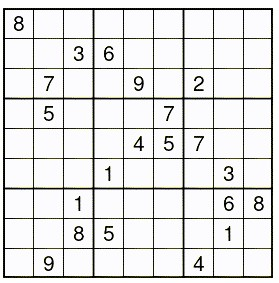
#> input picture old/sudoku.jpg, 279 x 283 px
$ jupyter execute --allow-errors verify_pipeline.ipynb
#> lines starting #> are read from the running program, lines starting #| are printed output that depends on the picture; after the words box and inside, x2 and y2 are one past the last pixel; in counts of white or black regions, pixels touching at a corner belong together
### sudoku_solver/grid_detection.py
"""スマホ写真から数独の盤面（9x9グリッド）を検出し、正面ビューに補正する。

old/sudoku-test.ipynb のプロトタイプを土台に、以下の点を堅牢化している:
- RETR_EXTERNAL だけでなく RETR_LIST も候補にし、面積・正方形らしさでフィルタする
- approxPolyDP が厳密に4頂点へ収束しない場合は minAreaRect でフォールバックする
- 輪郭ベースの検出が失敗した場合、Hough変換で検出した直線群から盤面の外接矩形を推定する
  （minAreaRectで囲むため回転にも対応できる。輪郭が崩れやすい低コントラストな写真向けのフォールバック）
"""

import cv2
import numpy as np


class GridNotFoundError(RuntimeError):
    """画像から数独の盤面らしき四角形が見つからなかった場合に送出する。"""


def preprocess_image(image: np.ndarray) -> np.ndarray:
    """グレースケール画像から二値化画像を作る。image はグレースケール1chを想定。"""
    blurred = cv2.GaussianBlur(image, (5, 5), 0)
    return cv2.adaptiveThreshold(
        blurred, 255, cv2.ADAPTIVE_THRESH_GAUSSIAN_C, cv2.THRESH_BINARY, 11, 2
    )


def order_points(pts: np.ndarray) -> np.ndarray:
    """4頂点を [左上, 右上, 左下, 右下] の順に並べ替える。"""
    rect = np.zeros((4, 2), dtype="float32")

    s = pts.sum(axis=1)
    rect[0] = pts[np.argmin(s)]
    rect[3] = pts[np.argmax(s)]

    diff = np.diff(pts, axis=1)
    rect[1] = pts[np.argmin(diff)]
    rect[2] = pts[np.argmax(diff)]

    return rect


def _quad_aspect_ratio(rect: np.ndarray) -> float:
    """order_points 済みの4頂点から縦横比 (幅/高さ) を計算する。"""
    top_left, top_right, bottom_left, bottom_right = rect
    width = (np.linalg.norm(top_right - top_left) + np.linalg.norm(bottom_right - bottom_left)) / 2
    height = (np.linalg.norm(bottom_left - top_left) + np.linalg.norm(bottom_right - top_right)) / 2
    if height == 0:
        return 0.0
    return width / height


def _bbox_ink_ratio(binary_image: np.ndarray, rect: np.ndarray) -> float:
    """候補領域（軸並行外接矩形でクロップ）内の黒画素（インク）比率を計算する。"""
    x, y, w, h = cv2.boundingRect(rect.astype(np.int32))
    x, y = max(x, 0), max(y, 0)
    crop = binary_image[y:y + h, x:x + w]
    if crop.size == 0:
        return 0.0
    return float(np.count_nonzero(crop == 0)) / crop.size


def _find_grid_corners_contour(
    binary_image: np.ndarray,
    min_area_ratio: float,
    max_aspect_deviation: float,
) -> np.ndarray | None:
    """輪郭ベースの検出。見つからない場合は None を返す（例外は上位で判断する）。

    候補の採用は面積の大きさではなく、インク密度（黒画素比率）の高さで決める。
    背景と盤面の白マスが同じ明度に二値化されると、盤面+周囲の余白を含む
    「白い塊」の外周が最大面積の輪郭になってしまうことがあるが、そちらは
    余白で薄まってインク密度が低いため、密度基準なら正しく盤面自体を選べる。
    """
    image_area = binary_image.shape[0] * binary_image.shape[1]
    contours, _ = cv2.findContours(binary_image, cv2.RETR_LIST, cv2.CHAIN_APPROX_SIMPLE)

    candidates = []
    for contour in contours:
        area = cv2.contourArea(contour)
        if area < image_area * min_area_ratio:
            continue

        hull = cv2.convexHull(contour)
        peri = cv2.arcLength(hull, True)
        approx = cv2.approxPolyDP(hull, 0.02 * peri, True)

        if len(approx) == 4:
            pts = approx.reshape(4, 2).astype("float32")
        else:
            # 頂点数がぴったり4に収束しない場合は、外接する最小回転矩形で近似する
            rotated = cv2.minAreaRect(hull)
            pts = cv2.boxPoints(rotated).astype("float32")

        rect = order_points(pts)
        aspect = _quad_aspect_ratio(rect)
        if aspect == 0 or abs(aspect - 1.0) > max_aspect_deviation:
            continue

        candidates.append((_bbox_ink_ratio(binary_image, rect), rect))

    if not candidates:
        return None

    candidates.sort(key=lambda c: c[0], reverse=True)
    return candidates[0][1]


# [24 lines left out: function _find_grid_corners_hough, not called in this run]


def _has_min_ink_ratio(binary_image: np.ndarray, rect: np.ndarray, min_ink_ratio: float) -> bool:
    """候補領域の内部に、グリッド線や数字（黒画素）が最低限含まれているかを確認する。

    真っ白な紙や壁のような「四角いが中身が何もない」領域を盤面と誤検出するのを防ぐ。
    binary_image は preprocess_image の出力（THRESH_BINARY）で、黒(0)がインク部分。
    """
    return _bbox_ink_ratio(binary_image, rect) >= min_ink_ratio


def find_grid_corners(
    gray_image: np.ndarray,
    binary_image: np.ndarray,
    min_area_ratio: float = 0.15,
    max_aspect_deviation: float = 0.25,
    min_ink_ratio: float = 0.01,
) -> np.ndarray:
    """グレースケール画像から数独盤面と思われる四角形の4頂点を返す（order_points済み）。

    まず輪郭ベースの検出を試み、失敗した場合はHough変換によるフォールバックを試す。
    どちらの経路で見つかった候補も、縦横比とインク量（グリッド線・数字の有無）で最終検証する。

    min_area_ratio: 画像全体に対する最小面積比。これより小さい輪郭は候補から除外する。
    max_aspect_deviation: 縦横比1.0からの許容ずれ。数独盤面はほぼ正方形であるという前提。
    min_ink_ratio: 候補領域内に必要な最低限の黒画素比率。真っ白な領域の誤検出を防ぐ。
    """
    rect = _find_grid_corners_contour(binary_image, min_area_ratio, max_aspect_deviation)

    if rect is None:
        hough_rect = _find_grid_corners_hough(gray_image)
        if hough_rect is not None:
            aspect = _quad_aspect_ratio(hough_rect)
            if aspect != 0 and abs(aspect - 1.0) <= max_aspect_deviation:
                rect = hough_rect

    if rect is not None and _has_min_ink_ratio(binary_image, rect, min_ink_ratio):
        return rect

    raise GridNotFoundError(
        "数独の盤面らしき四角形が見つかりませんでした（輪郭・Hough変換のいずれでも検出失敗）。"
        "min_area_ratio / max_aspect_deviation / min_ink_ratio の調整、または撮影条件の見直しが必要です。"
    )


def warp_to_square(image: np.ndarray, rect: np.ndarray) -> np.ndarray:
    """order_points済みの4頂点を使って正面ビューへ透視変換する。"""
    top_left, top_right, bottom_left, bottom_right = rect
    side = max(
        np.linalg.norm(top_left - bottom_right),
        np.linalg.norm(top_right - bottom_left),
    )
    if side < 10:
        raise GridNotFoundError(f"検出された盤面サイズが小さすぎます（side={side:.1f}px）。")

    dst = np.array(
        [[0, 0], [side - 1, 0], [0, side - 1], [side - 1, side - 1]], dtype="float32"
    )
    matrix = cv2.getPerspectiveTransform(rect, dst)
    return cv2.warpPerspective(image, matrix, (int(side), int(side)))


def detect_grid_from_gray(gray_image: np.ndarray) -> tuple[np.ndarray, np.ndarray]:
    """グレースケール画像（numpy配列）から数独盤面を検出し、正面ビューに補正した画像と4頂点を返す。

    合成テストなど、ファイルを経由せずメモリ上の画像を直接検証したい場合に使う。
    """
    binary = preprocess_image(gray_image)
    rect = find_grid_corners(gray_image, binary)
    warped = warp_to_square(gray_image, rect)
    return warped, rect


def detect_grid(image_path: str) -> tuple[np.ndarray, np.ndarray]:
    """画像ファイルから数独盤面を検出し、正面ビューに補正した画像と4頂点を返す。"""
    img = cv2.imread(image_path, cv2.IMREAD_GRAYSCALE)
    if img is None:
        raise FileNotFoundError(f"画像の読み込みに失敗しました: {image_path}")

    return detect_grid_from_gray(img)

### sudoku_solver/cells.py
"""正面ビューに補正した盤面画像を9x9のセルに分割し、空白セルを判定する。"""

import cv2
import numpy as np


def split_into_cells(warped_image: np.ndarray) -> list[list[np.ndarray]]:
    """warped_image（正方形の盤面画像）を9x9のセル画像のリストに分割する。"""
    size = warped_image.shape[0]
    cell_size = size // 9

    rows = []
    for i in range(9):
        row = []
        for j in range(9):
            y, x = i * cell_size, j * cell_size
            row.append(warped_image[y:y + cell_size, x:x + cell_size])
        rows.append(row)
    return rows


def remove_border(cell: np.ndarray, border_ratio: float = 0.12) -> np.ndarray:
    """セルの外周を固定比率で切り落とす（罫線が薄い場合の簡易フォールバック用）。"""
    h, w = cell.shape[:2]
    by, bx = int(h * border_ratio), int(w * border_ratio)
    return cell[by:h - by, bx:w - bx]


def remove_grid_lines(cell: np.ndarray, brightness_threshold: int = 200) -> np.ndarray:
    """セル四辺から内側へスキャンし、辺に接する暗い画素（グリッド線）を白く塗りつぶす。

    盤面の外枠は3x3ブロックの内側の罫線より太く描かれることが多く、
    remove_border のような固定比率のクロップでは太い外枠を除去しきれないことがある。
    この関数は罫線の太さに関わらず、各辺から連続する暗い画素だけを消していく。
    """
    result = cell.copy()
    h, w = result.shape[:2]

    for x in range(w):
        y = 0
        while y < h and result[y, x] < brightness_threshold:
            result[y, x] = 255
            y += 1
        y = h - 1
        while y >= 0 and result[y, x] < brightness_threshold:
            result[y, x] = 255
            y -= 1

    for y in range(h):
        x = 0
        while x < w and result[y, x] < brightness_threshold:
            result[y, x] = 255
            x += 1
        x = w - 1
        while x >= 0 and result[y, x] < brightness_threshold:
            result[y, x] = 255
            x -= 1

    return result


def is_blank_cell(
    cell: np.ndarray,
    darkness_threshold: int = 150,
    dark_pixel_ratio_threshold: float = 0.03,
) -> bool:
    """セルが空白（数字が書かれていない）かどうかを暗画素の比率で判定する。

    Otsu二値化は「ほぼ均一に明るいだけ」の空白セルに対しても無理に閾値を作ってしまい、
    JPEGノイズなどのわずかな暗みを誤って前景と判定しがちなので、固定の明度閾値を使う。
    グリッド線の写り込みを避けるため、判定前に remove_grid_lines と外周クロップを適用する。
    """
    cleaned = remove_border(remove_grid_lines(cell))
    if cleaned.size == 0:
        return True

    dark_ratio = float(np.count_nonzero(cleaned < darkness_threshold)) / cleaned.size
    return dark_ratio < dark_pixel_ratio_threshold

### sudoku_solver/digit_recognition.py
"""セル画像から数字（1〜9）を認識する。

old/sudoku-test.ipynb での検証により EasyOCR 単体は精度が低いと判明しているため、
まずは pytesseract（--psm 10: 単一文字モード）を採用する。
グリッド線の写り込みは cells.remove_border で事前に切り落とす前提。
"""

import cv2
import numpy as np
import pytesseract

from sudoku_solver.cells import remove_border, remove_grid_lines

_TESSERACT_CONFIG = "--psm 10 -c tessedit_char_whitelist=123456789"


def recognize_digit(cell: np.ndarray) -> int:
    """セル画像から数字を1つ認識する。読み取れない場合は0（空白）を返す。"""
    inner = remove_border(remove_grid_lines(cell))
    if inner.size == 0:
        return 0

    resized = cv2.resize(inner, (56, 56), interpolation=cv2.INTER_CUBIC)
    _, thresh = cv2.threshold(resized, 0, 255, cv2.THRESH_BINARY + cv2.THRESH_OTSU)
    padded = cv2.copyMakeBorder(thresh, 20, 20, 20, 20, cv2.BORDER_CONSTANT, value=255)

    text = pytesseract.image_to_string(padded, config=_TESSERACT_CONFIG).strip()
    return int(text) if len(text) == 1 and text.isdigit() and text != "0" else 0


def recognize_grid(cell_rows: list[list[np.ndarray]], is_blank) -> list[list[int]]:
    """9x9のセル画像から数独盤面（2次元リスト、空白は0）を認識する。

    is_blank: cell画像を受け取り空白かどうかを返す関数（cells.is_blank_cellを想定）。
    """
    grid = [[0] * 9 for _ in range(9)]
    for i, row in enumerate(cell_rows):
        for j, cell in enumerate(row):
            if is_blank(cell):
                continue
            grid[i][j] = recognize_digit(cell)
    return grid

### sudoku_solver/pipeline.py
"""写真ファイルから数独盤面（9x9の2次元リスト）を読み取り、解くエンドツーエンドの処理。"""

from sudoku_solver.cells import is_blank_cell, split_into_cells
from sudoku_solver.digit_recognition import recognize_grid
from sudoku_solver.grid_detection import detect_grid
from sudoku_solver.solver import solve_board


class UnsolvableGridError(RuntimeError):
    """認識した盤面が数独として無効、または解が存在しない場合に送出する。"""


def read_sudoku_from_image(image_path: str) -> list[list[int]]:
    """画像ファイルから数独盤面を読み取り、9x9の2次元リスト（空白は0）を返す。"""
    warped, _rect = detect_grid(image_path)
    cell_rows = split_into_cells(warped)
    return recognize_grid(cell_rows, is_blank_cell)


def solve_sudoku_from_image(image_path: str) -> list[list[int]]:
    """画像ファイルから数独盤面を読み取り、解いた9x9の2次元リストを返す。

    読み取った盤面が矛盾している（OCRの誤読など）か、解が存在しない場合は
    UnsolvableGridError を送出する。
    """
    grid = read_sudoku_from_image(image_path)
    solved = solve_board(grid)
    if solved is None:
        raise UnsolvableGridError(
            "読み取った盤面が無効か、解が存在しません。数字認識の誤りの可能性があります。"
        )
    return solved

### tests/synthetic.py
"""実写真1枚から「余白のある写真らしい画像」を合成するヘルパー。

盤面画像を大きめのキャンバスに貼り付け、回転・ノイズ・明るさ変化を加えることで、
実際のスマホ写真を用意しなくてもグリッド検出の頑健性をある程度検証できるようにする。
"""

import cv2
import numpy as np

from sudoku_solver.grid_detection import order_points


def make_photo_like(
    board_gray: np.ndarray,
    canvas_size: int = 600,
    angle_deg: float = 0,
    noise_sigma: float = 0,
    brightness_shift: int = 0,
    background: int = 220,
) -> tuple[np.ndarray, np.ndarray]:
    """盤面画像を余白付きキャンバスに貼り付け、回転・ノイズ・明るさ変化を加える。

    戻り値は (合成画像, 貼り付けた盤面の正解4頂点[order_points済み]) のタプル。
    正解4頂点は、貼り付け位置に回転と同じアフィン変換を適用して計算する。
    """
    h, w = board_gray.shape
    canvas = np.full((canvas_size, canvas_size), background, dtype=np.uint8)
    offset_x, offset_y = (canvas_size - w) // 2, (canvas_size - h) // 2
    canvas[offset_y:offset_y + h, offset_x:offset_x + w] = board_gray

    corners = np.array(
        [
            [offset_x, offset_y],
            [offset_x + w, offset_y],
            [offset_x, offset_y + h],
            [offset_x + w, offset_y + h],
        ],
        dtype=np.float32,
    )

    center = (canvas_size / 2, canvas_size / 2)
    matrix = cv2.getRotationMatrix2D(center, angle_deg, 1.0)
    rotated_img = cv2.warpAffine(
        canvas, matrix, (canvas_size, canvas_size), borderValue=background
    )

    ones = np.ones((4, 1), dtype=np.float32)
    pts_homogeneous = np.hstack([corners, ones])
    rotated_corners = (matrix @ pts_homogeneous.T).T

    result = rotated_img.astype(np.float32)
    if noise_sigma > 0:
        result += np.random.default_rng(0).normal(0, noise_sigma, result.shape)
    if brightness_shift != 0:
        result += brightness_shift
    result = np.clip(result, 0, 255).astype(np.uint8)

    return result, order_points(rotated_corners.astype(np.float32))


def corner_error(rect_a: np.ndarray, rect_b: np.ndarray) -> float:
    """order_points済みの2つの4頂点集合について、対応点間の平均距離を返す。"""
    return float(np.mean(np.linalg.norm(rect_a - rect_b, axis=1)))

### verify_pipeline.ipynb
# sudoku_solver パイプライン動作確認

`sudoku_solver` パッケージ（グリッド検出 → セル分割/空白判定 → 数字認識 → ソルバー）が
一連の流れとして動作することを、`old/sudoku.jpg` を使って目視確認するためのノートブック。

各モジュールの詳細な自動テストは `tests/` にある。ここでは中間結果を画像・テキストで
可視化し、「実際に動いているか」を素早く確認することを目的とする。

[cell 1]
import cv2
import matplotlib.pyplot as plt
import numpy as np

from sudoku_solver.cells import is_blank_cell, split_into_cells
from sudoku_solver.digit_recognition import recognize_digit, recognize_grid
from sudoku_solver.grid_detection import detect_grid
from sudoku_solver.pipeline import UnsolvableGridError, solve_sudoku_from_image
from sudoku_solver.solver import solve_board

SAMPLE_IMAGE = "old/sudoku.jpg"

# [6 lines left out: function show, not called in this run]

def print_grid(grid):
    for row in grid:
        print(" ".join(str(v) if v else "." for v in row))

## 1. グリッド検出

`detect_grid` が盤面の4頂点を検出し、正面ビューに透視変換できているかを確認する。

[cell 2]
warped, rect = detect_grid(SAMPLE_IMAGE)
#> in preprocess_image, `blurred = cv2.GaussianBlur(image, (5, 5), 0)`:
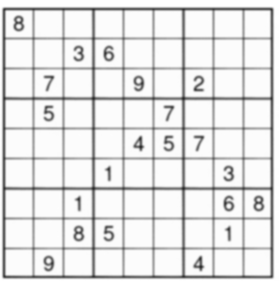
#> blurred: shape (283, 279); min 41, max 255, mean 227.1
#> in preprocess_image, `return cv2.adaptiveThreshold( blurred, 255, cv2.ADAPTIVE_THRESH_GAUSSI..`:
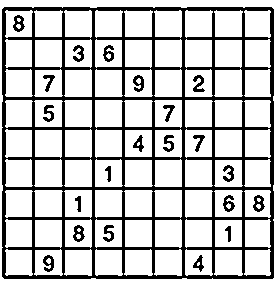
#> returned value: shape (283, 279); 77.2% white; 22 black regions
#> in _find_grid_corners_contour, `contours, _ = cv2.findContours(binary_image, cv2.RETR_LIST, cv2.CHAIN_..`: contours = 116 contours, 12 with area under 20; largest, box (x1, y1, x2, y2) and area: (0, 0, 279, 283) 78396, (1, 6, 275, 280) 74454, (155, 219, 182, 248) 679, (95, 159, 123, 187) 679, (34, 159, 63, 187) 679
#> the loop in _find_grid_corners_contour, `for contour in contours:` made 116 passes
#> (area, peri, pts) on passes 115 to 116: (74454.5, 1085.6, [[4, 6], [274, 9], [272, 279], [1, 276]]), (78396, 1120, [[278, 0], [278, 282], [0, 282], [0, 0]])
#> after the loop in _find_grid_corners_contour, `for contour in contours:`: candidates = [(0.239, [[4, 6], [274, 9], [1, 276], [272, 279]]), (0.228, [[0, 0], [278, 0], [0, 282], [278, 282]])]
#> in find_grid_corners, `rect = _find_grid_corners_contour(binary_image, min_area_ratio, max_as..`: rect = [[4, 6], [274, 9], [1, 276], [272, 279]]
#> in _bbox_ink_ratio (call 3), `x, y, w, h = cv2.boundingRect(rect.astype(np.int32))`: x = 1; y = 6; w = 274
#> in _bbox_ink_ratio (call 3), `crop = binary_image[y:y + h, x:x + w]`:
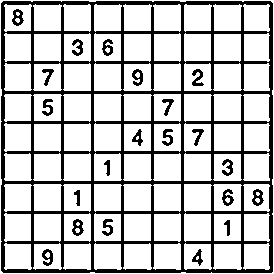
#> crop: shape (274, 274); 76.1% white; 22 black regions, largest, box (x1, y1, x2, y2) and area: (1, 1, 273, 273) 15966, (72, 219, 84, 236) 115, (12, 9, 24, 26) 114
#> in detect_grid_from_gray, `rect = find_grid_corners(gray_image, binary)`: rect = [[4, 6], [274, 9], [1, 276], [272, 279]]
#> in warp_to_square, `top_left, top_right, bottom_left, bottom_right = rect`: top_left = [4, 6]; top_right = [274, 9]; bottom_left = [1, 276]; bottom_right = [272, 279]
#> in warp_to_square, `side = max( np.linalg.norm(top_left - bottom_right), np.linalg.norm(to..`: side = 382.6
#> in warp_to_square, `dst = np.array( [[0, 0], [side - 1, 0], [0, side - 1], [side - 1, side..`: dst = [[0, 0], [381.6, 0], [0, 381.6], [381.6, 381.6]]
#> in warp_to_square, `matrix = cv2.getPerspectiveTransform(rect, dst)`: matrix = [[1.41, 0.0157, -5.75], [-0.0158, 1.42, -8.45], [-3.04e-07, 1.37e-05, 1]]
#> in warp_to_square, `return cv2.warpPerspective(image, matrix, (int(side), int(side)))`:
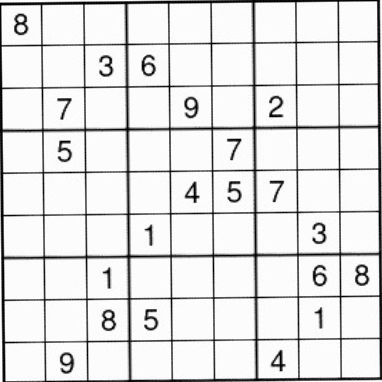
#> returned value: shape (382, 382); min 0, max 255, mean 225.8
#> rect = [[4, 6], [274, 9], [1, 276], [272, 279]]

original = cv2.imread(SAMPLE_IMAGE)
#> original is the input picture: shape (283, 279, 3); mean B, G, R 226.6, 227.2, 227.2
overlay = original.copy()
cv2.polylines(overlay, [rect.astype(int)[[0, 1, 3, 2]]], True, (0, 0, 255), 2)
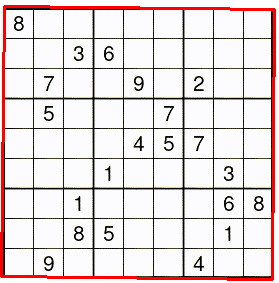
#> overlay: shape (283, 279, 3); 4.1% of pixels changed, all inside (x1, y1, x2, y2) = (0, 5, 276, 281)

plt.figure(figsize=(8, 4))
plt.subplot(1, 2, 1)
plt.imshow(cv2.cvtColor(overlay, cv2.COLOR_BGR2RGB))
plt.title("検出した4頂点（赤枠）")
plt.axis("off")
plt.subplot(1, 2, 2)
plt.imshow(warped, cmap="gray")
plt.title(f"正面ビューに補正後 {warped.shape}")
plt.axis("off")
plt.show()
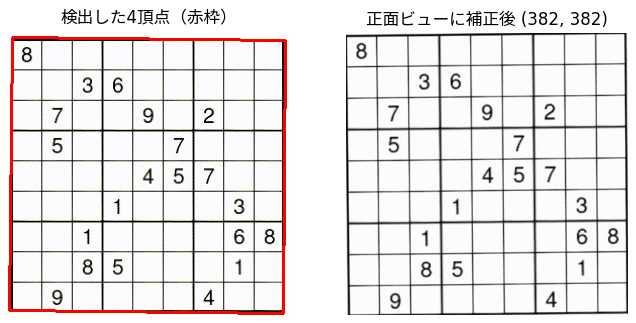
#> figure drawn by matplotlib, 2 panels

## 2. セル分割・空白判定

9x9に分割し、各セルが空白かどうかを判定する。`.`が空白判定されたセル。

[cell 3]
cell_rows = split_into_cells(warped)
#> after the loop in split_into_cells, `for i in range(9):`: rows = 9 items
#> cell_rows = 9 items
blank_mask = [[is_blank_cell(cell_rows[i][j]) for j in range(9)] for i in range(9)]
#> after the loop in remove_grid_lines, `for x in range(w):`:
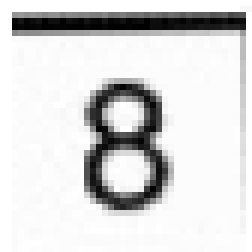
#> result: shape (42, 42) (shown 6 times larger); min 0, max 255, mean 216.8
#> in remove_border, `h, w = cell.shape[:2]`: h = 42
#> in remove_border, `by, bx = int(h * border_ratio), int(w * border_ratio)`: by = 5
#> in is_blank_cell, `dark_ratio = float(np.count_nonzero(cleaned < darkness_threshold)) / c..`: dark_ratio = 0.16
#> call 2 of remove_border, with border_ratio = 0.12
#> in remove_border (call 2), `return cell[by:h - by, bx:w - bx]`:
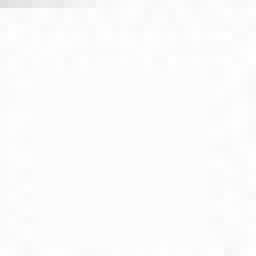
#> returned value: shape (32, 32) (shown 8 times larger); min 223, max 255, mean 251.7
#> after the loop in remove_grid_lines (call 12), `for x in range(w):`:
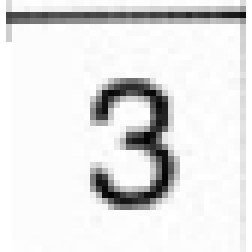
#> result: shape (42, 42) (shown 6 times larger); min 0, max 255, mean 227.9
#> after the loop in remove_grid_lines (call 13), `for y in range(h):`:
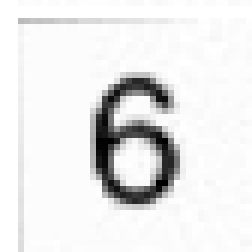
#> result: shape (42, 42) (shown 6 times larger); min 0, max 255, mean 233.2

for row in blank_mask:
    print(" ".join("." if b else "#" for b in row))
#> this loop made 9 passes
#> (printed output is left out)

fig, axes = plt.subplots(9, 9, figsize=(6, 6))
for i in range(9):
    for j in range(9):
        axes[i][j].imshow(cell_rows[i][j], cmap="gray")
        axes[i][j].axis("off")
        if not blank_mask[i][j]:
            axes[i][j].set_title("N", fontsize=6, color="red")
#> the loop in recognize_grid, `for i, row in enumerate(cell_rows):` made 1 pass
plt.tight_layout()
plt.show()

## 3. 数字認識

`recognize_grid` で読み取った盤面を表示する。`old/sudoku.jpg`の正解は目視で確認済みのものを併記する
（`tests/test_digit_recognition.py`の`GROUND_TRUTH`と同じ）。

[cell 4]
GROUND_TRUTH = [
    [8, 0, 0, 0, 0, 0, 0, 0, 0],
    [0, 0, 3, 6, 0, 0, 0, 0, 0],
    [0, 7, 0, 0, 9, 0, 2, 0, 0],
    [0, 5, 0, 0, 0, 7, 0, 0, 0],
    [0, 0, 0, 0, 4, 5, 7, 0, 0],
    [0, 0, 0, 1, 0, 0, 0, 3, 0],
    [0, 0, 1, 0, 0, 0, 0, 6, 8],
    [0, 0, 8, 5, 0, 0, 0, 1, 0],
    [0, 9, 0, 0, 0, 0, 4, 0, 0],
]

#> (the rest of this cell did not finish here and is left out)

## 4. ソルバー接続（エンドツーエンド）

`solve_sudoku_from_image` で画像から解答まで一気通貫で実行する。
数字認識に誤りがあり盤面が矛盾する/解けない場合は `UnsolvableGridError` になる。

#> (a cell that did not finish here is left out)

#> the loop in _find_grid_corners_contour (call 2), `for contour in contours:` made 116 passes
#> contour on passes 19, 20, 58, 59: [[215, 220], [215, 246], [241, 246], [241, 220]], [[125, 220], [125, 246], [151, 246], [151, 220]], [[215, 130], [215, 156], [241, 156], [241, 130]], [[125, 130], [125, 156], [151, 156], [151, 130]]
    print("解けました:")
    print_grid(solved)
except UnsolvableGridError as e:
    print(f"解けませんでした: {e}")
    print("\n（読み取った盤面をそのままsolve_boardに渡すと動きを確認できる）")
    print(solve_board(recognized))

## 5. 合成画像でのグリッド検出頑健性デモ

実際のスマホ写真を用意しなくても、`old/sudoku.jpg`を余白付きキャンバスに貼り付けて
回転させることで、頑健性の改善（`tests/test_grid_detection_robustness.py`参照）を目視確認できる。

[cell 6]
from sudoku_solver.grid_detection import detect_grid_from_gray
from tests.synthetic import make_photo_like

board_gray = cv2.imread(SAMPLE_IMAGE, cv2.IMREAD_GRAYSCALE)

fig, axes = plt.subplots(1, 4, figsize=(14, 4))
for ax, angle in zip(axes, [0, 10, 20, 30]):
    img, expected_rect = make_photo_like(board_gray, angle_deg=angle)
    display_img = cv2.cvtColor(img, cv2.COLOR_GRAY2BGR)
    try:
        _warped, rect = detect_grid_from_gray(img)
        cv2.polylines(display_img, [rect.astype(int)[[0, 1, 3, 2]]], True, (0, 0, 255), 3)
        status = "OK"
    except Exception as e:
        status = f"NG ({e})"
    ax.imshow(cv2.cvtColor(display_img, cv2.COLOR_BGR2RGB))
    ax.set_title(f"angle={angle}deg\n{status}", fontsize=9)
    ax.axis("off")
plt.tight_layout()
plt.show()
